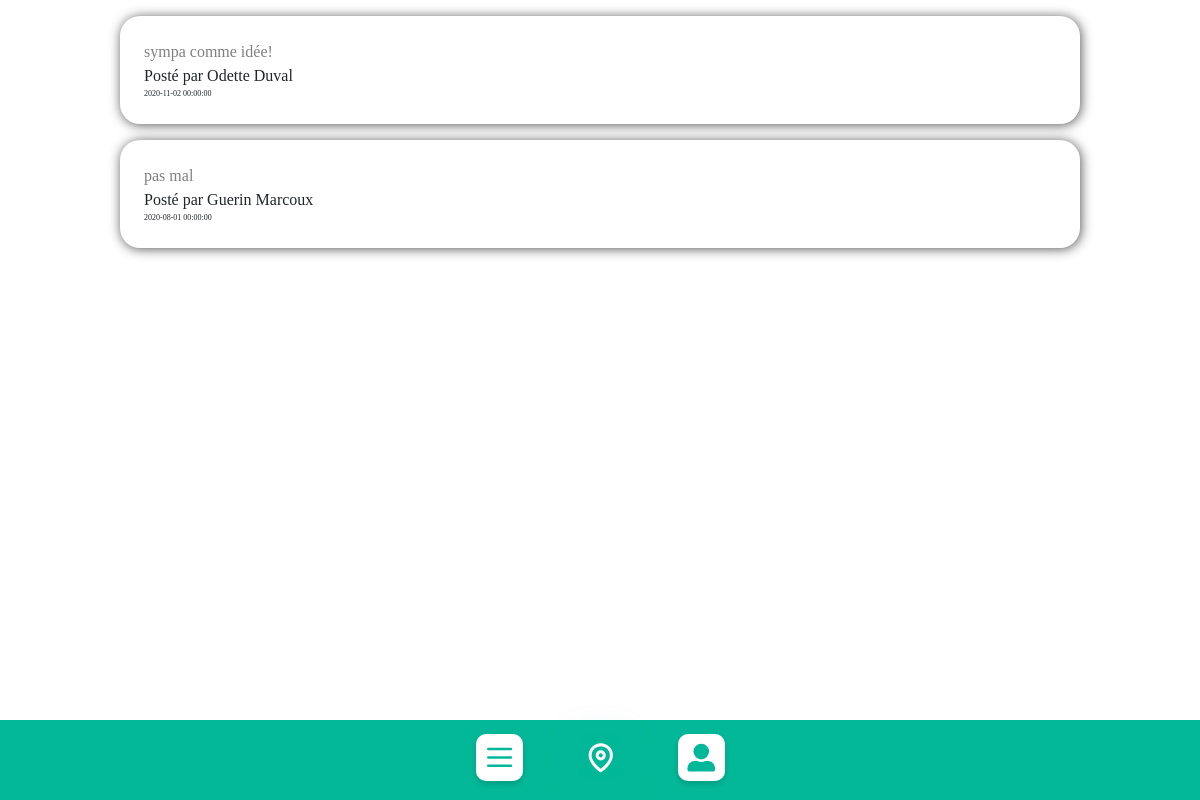
Screenshot of /selectionInitiative.php with the database file from the repository.
### tables this page shows
create table COMMENTAIRES (
	idCommentaires int NOT NULL,
	corpsCommentaires varchar(255) NOT NULL,
	dateCommentaires dateTime NOT NULL,
	idTopic int NOT NULL,
	idPersonnes int NOT NULL,
	CONSTRAINT pk_COMMENTAIRES PRIMARY KEY (idCommentaires),
	CONSTRAINT fk_COMMENTAIRES_TOPIC FOREIGN KEY (idTopic) REFERENCES TOPIC(idTopic),
	CONSTRAINT fk_COMMENTAIRES_PERSONNES FOREIGN KEY (idPersonnes) REFERENCES PERSONNES(idPersonnes)
);

create table PERSONNES (
	idPersonnes int NOT NULL,
	nomPersonnes varchar(50) NOT NULL,
	prenomPersonnes varchar(50) NOT NULL,
	emailPersonnes varchar(50) NOT NULL,
	mdpPersonnes varchar(50) NOT NULL,
	idRole int NOT NULL,
	CONSTRAINT pk_PERSONNES PRIMARY KEY (idPersonnes),
	CONSTRAINT fk_PERSONNES_ROLE FOREIGN KEY (idRole) REFERENCES ROLE(idRole)
	);

### selectionInitiative.php (the view, shortened to what this page needs)
<?php
$db = new PDO(
    "mysql:host=" . Config::SERVEUR . ";dbname=" . Config::BASE . "",
    Config::USER,
    Config::MDP
);
$r1 = $db->prepare("SELECT * FROM personnes");
$r1->execute();
$users = $r1->fetchAll();
$r2 = $db->prepare("SELECT * FROM commentaires ORDER BY dateCommentaires desc");
$r2->execute();
$commentaires = $r2->fetchAll();
?>
<!DOCTYPE html>
<html>
<head>
    <link rel="stylesheet" href="./css/selectionInitiative.css" type="text/css" media="screen">
    <link rel="stylesheet" href="https://cdn.jsdelivr.net/npm/bootstrap@4.5.3/dist/css/bootstrap.min.css">
</head>
<body>
    <div id="menu">
        <a href="menu.php"><img src="./Images/Illustrations/SVG/menu-btn.svg" /></a>
        <a href="#"><img src="./Images/Illustrations/SVG/pin-btn.svg" /></a>
        <a href="#"><img src="./Images/Illustrations/SVG/profile-btn.svg" /></a>
    </div>
    <div id="container">
        <div id="containerCommentaire">
            <?php foreach ($commentaires as $commentaire) {
            ?>
                <div id="initiative">
                    <div id="contenu">
                        <div id="text"><?php echo $commentaire['corpsCommentaires'] ?></div>
                        <div id="Personne">Posté par <?php foreach ($users as $user) {
                                                            if ($user["idPersonnes"] == $commentaire["idPersonnes"]) {
                                                                echo $user["prenomPersonnes"] . " " . $user["nomPersonnes"];
                                                            }
                                                        } ?></div>
                        <div id="date"><?php echo $commentaire['dateCommentaires'] ?></div>
                    </div>
                </div>
            <?php } ?>
        </div>
    </div>
</body>
</html>

### css/selectionInitiative.css (style rules this page uses)
body { display: flex; justify-content: center; flex-flow: column wrap; align-items: center; font-family: Goldplay; }
#container { width: 85vw; display: flex; align-items: center; flex-flow: column wrap; justify-content: flex-start; font-family: Goldplay; }
#initiative { background-color: white; border-radius: 20px; width: 100%; box-shadow: 1px 1px 12px #555; max-width: 100%; margin-top: 2vh; }
#contenu { padding:2vw ; }
#text { color: grey; }
#date { font-size: 00.5em; }
#containerCommentaire { width: 80vw; }
#menu { display: flex; flex-flow: row nowrap; justify-content: center; align-items: center; position: fixed; bottom: 0vh; background-color: #03B898 ; width: 100vw; height: 10vh; }

### rows the page displays
commentaires: corpsCommentaires "sympa comme idée!", dateCommentaires "2020-11-02 00:00:00"
personnes: prenomPersonnes "Odette", nomPersonnes "Duval"
commentaires: corpsCommentaires "pas mal", dateCommentaires "2020-08-01 00:00:00"
personnes: prenomPersonnes "Guerin", nomPersonnes "Marcoux"
